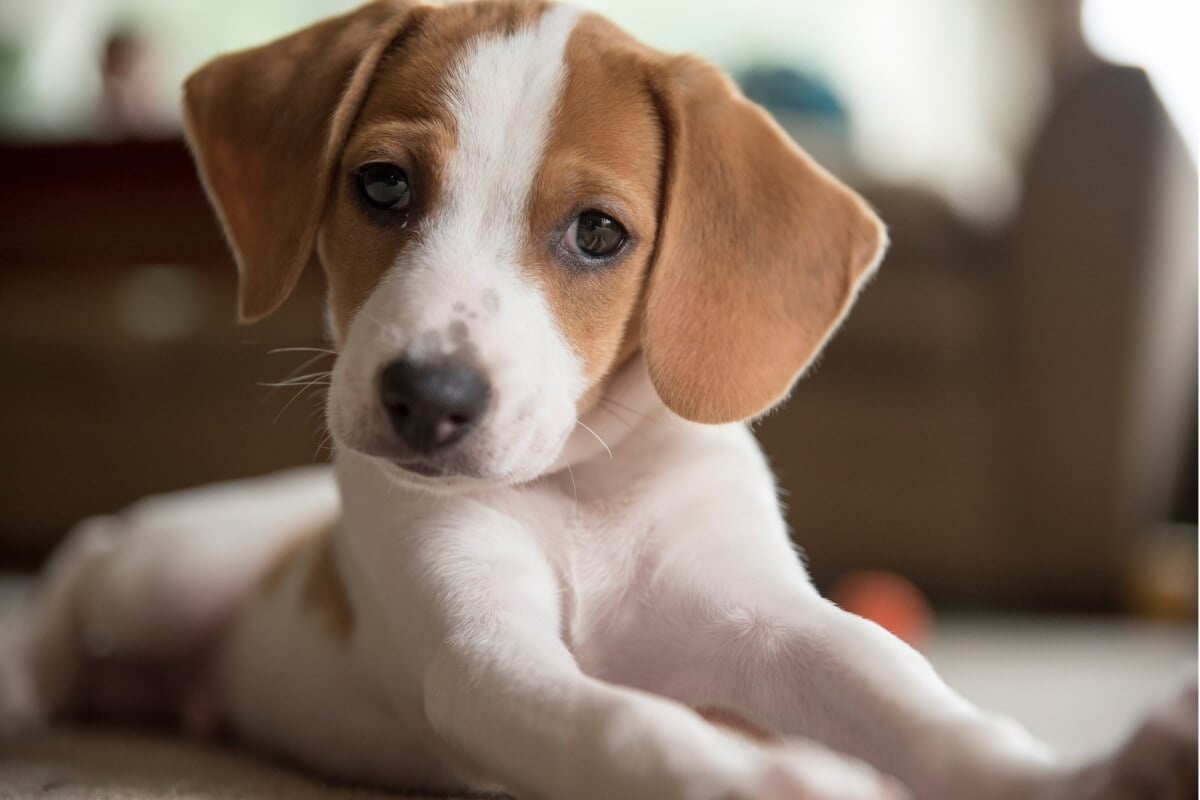
#> input picture Computação Grafica/Códigos/aula3/pratica/dog.jpg, 1200 x 800 px, found by its file name
$ python main.py
#> lines starting #> are read from the running program, lines starting #| are printed output that depends on the picture
from PIL import Image, ImageFilter, ImageChops

imagem = Image.open('C:/Users/10695691600/Documents/7-Periodo/Computação Gráfica/Códigos/aula4/dog.jpg').convert('L')
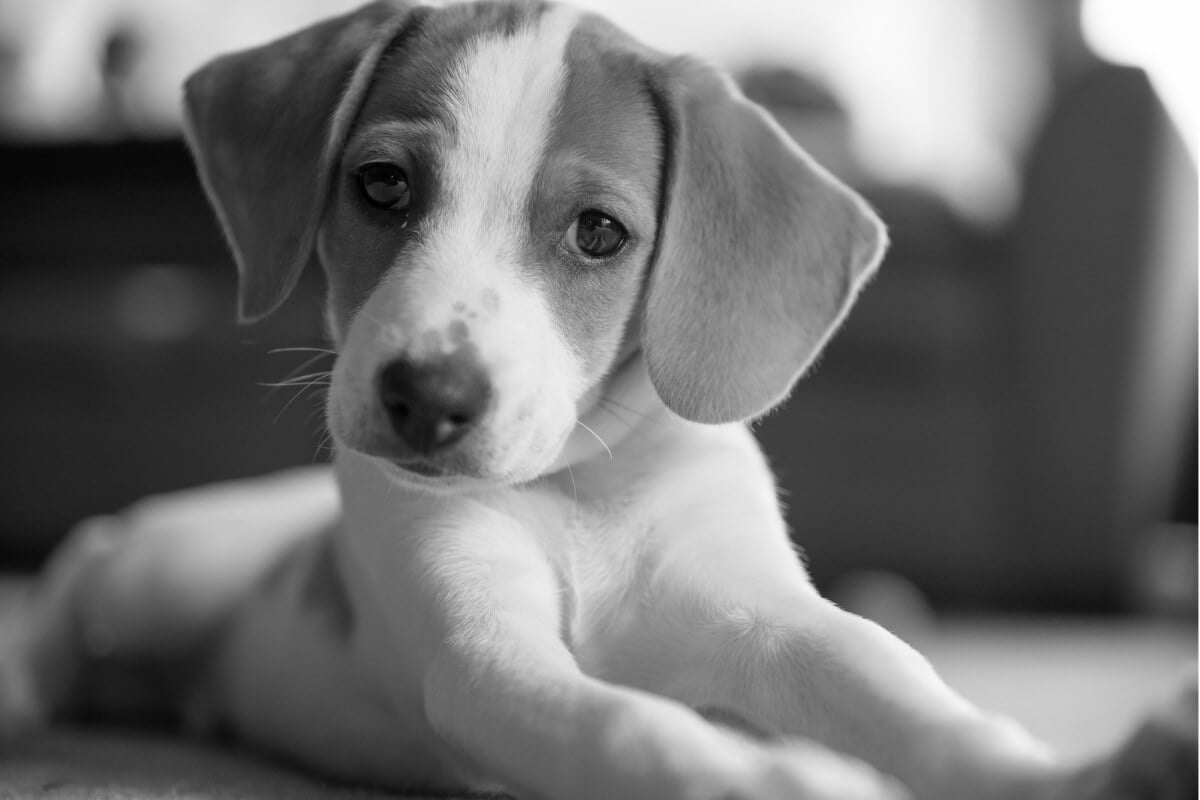
#> imagem: PIL image 1200x800 L; min 0, max 255, mean 113.4

#Sobel
mask_x = [-1,0,1,-2,0,2,-1,0,0]
mask_y = [-1, -2, -1, 0, 0, 0, 1, 2, 1]
kernel_sobel_x = ImageFilter.Kernel((3, 3), mask_x, 1)
kernel_sobel_y = ImageFilter.Kernel((3, 3), mask_y, 1)
sobel_x = imagem.filter(kernel_sobel_x)
sobel_y = imagem.filter(kernel_sobel_y)
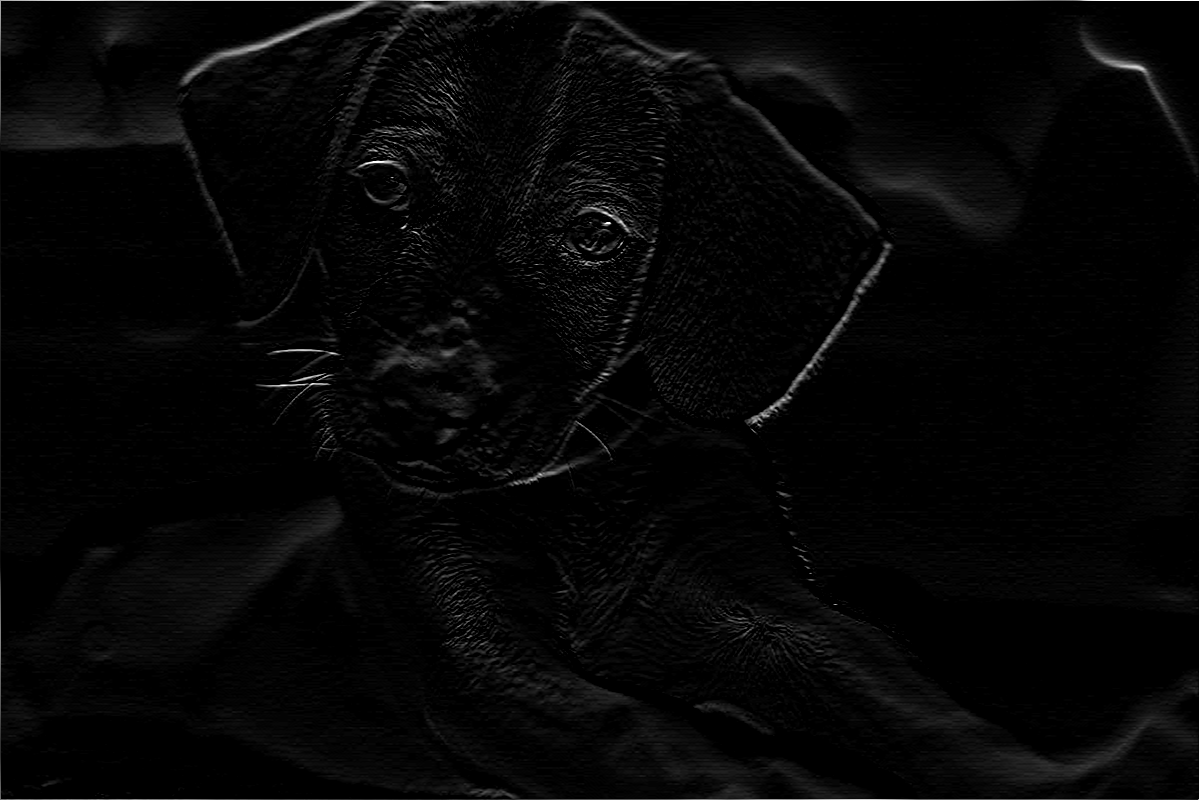
#> sobel_y: PIL image 1200x800 L; min 0, max 255, mean 6.2
sobel_f = ImageChops.add(sobel_x, sobel_y)
sobel_x.save("sobel_x.jpg")
sobel_y.save("sobel_y.jpg")
sobel_f.save("sobel_f.jpg")

#Laplaciano
mask_la1 = [0, 1, 0, 1, -4, 1, 0, 1, 0]
mask_la2 = [1, 1, 1, 1, -8, 1, 1, 1, 1]
laplaciano1 = imagem.filter(ImageFilter.Kernel((3, 3), mask_la1, 1))
laplaciano1.save('laplaciano1.jpg')
laplaciano2 = imagem.filter(ImageFilter.Kernel((3, 3), mask_la2, 1))
laplaciano2.save('laplaciano2.jpg')

#Prewitt
mask_x = [-1, 0, 1, -1, 0, 1, -1, 0, 1]
mask_y = [-1, -1, -1, 0, 0, 0, 1, 1, 1]
kernel_prewitt_x = ImageFilter.Kernel((3, 3), mask_x, 1)
kernel_prewitt_y = ImageFilter.Kernel((3, 3), mask_y, 1)
prewitt_X = imagem.filter(kernel_prewitt_x)
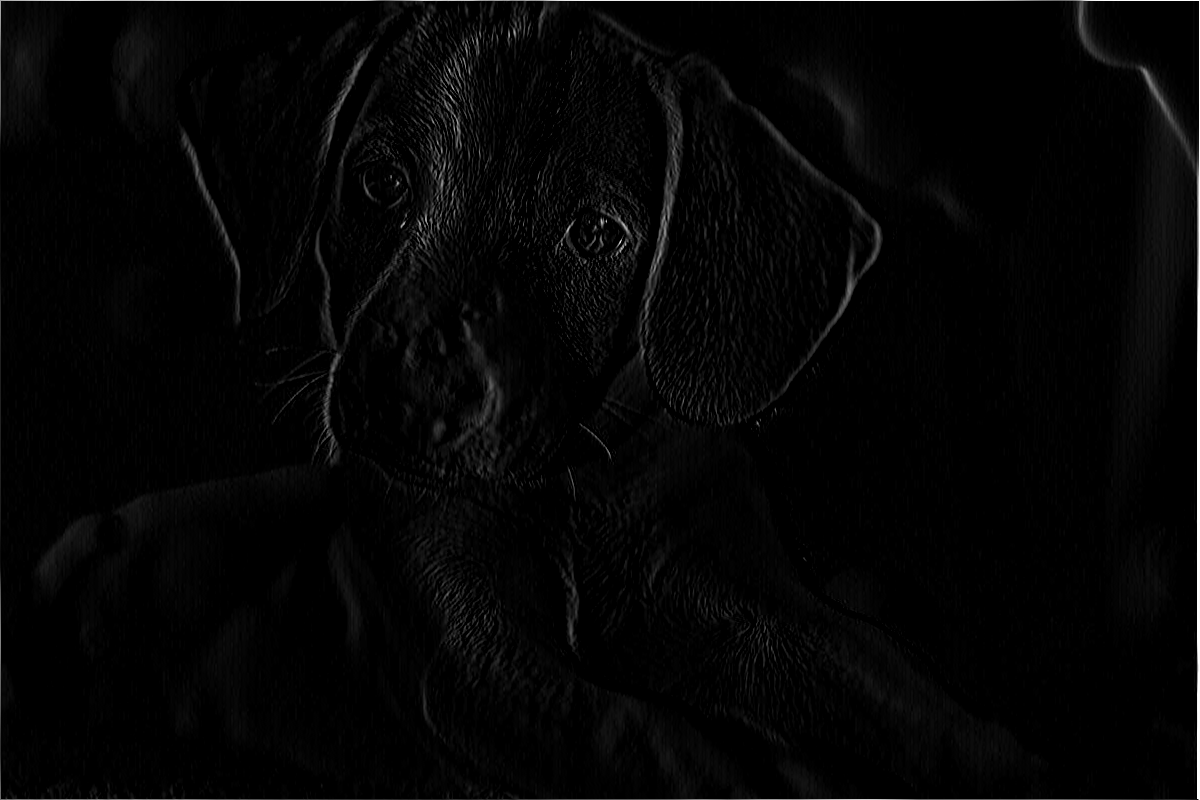
#> prewitt_X: PIL image 1200x800 L; min 0, max 255, mean 4.9
prewitt_Y = imagem.filter(kernel_prewitt_y)
prewitt_f = ImageChops.add(prewitt_X, prewitt_Y)
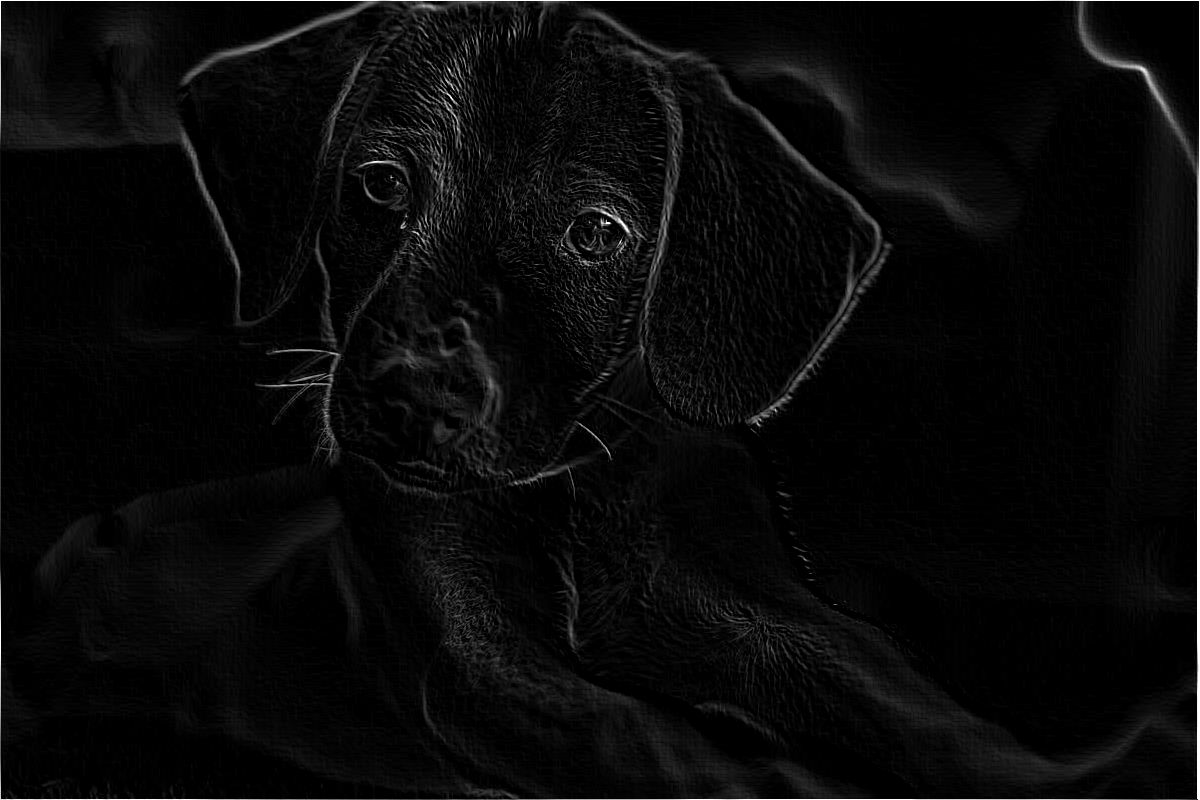
#> prewitt_f: PIL image 1200x800 L; min 0, max 255, mean 9.3
prewitt_X.save("prewitt_x.jpg")
prewitt_Y.save("prewitt_y.jpg")
prewitt_f.save("prewitt_f.jpg")
